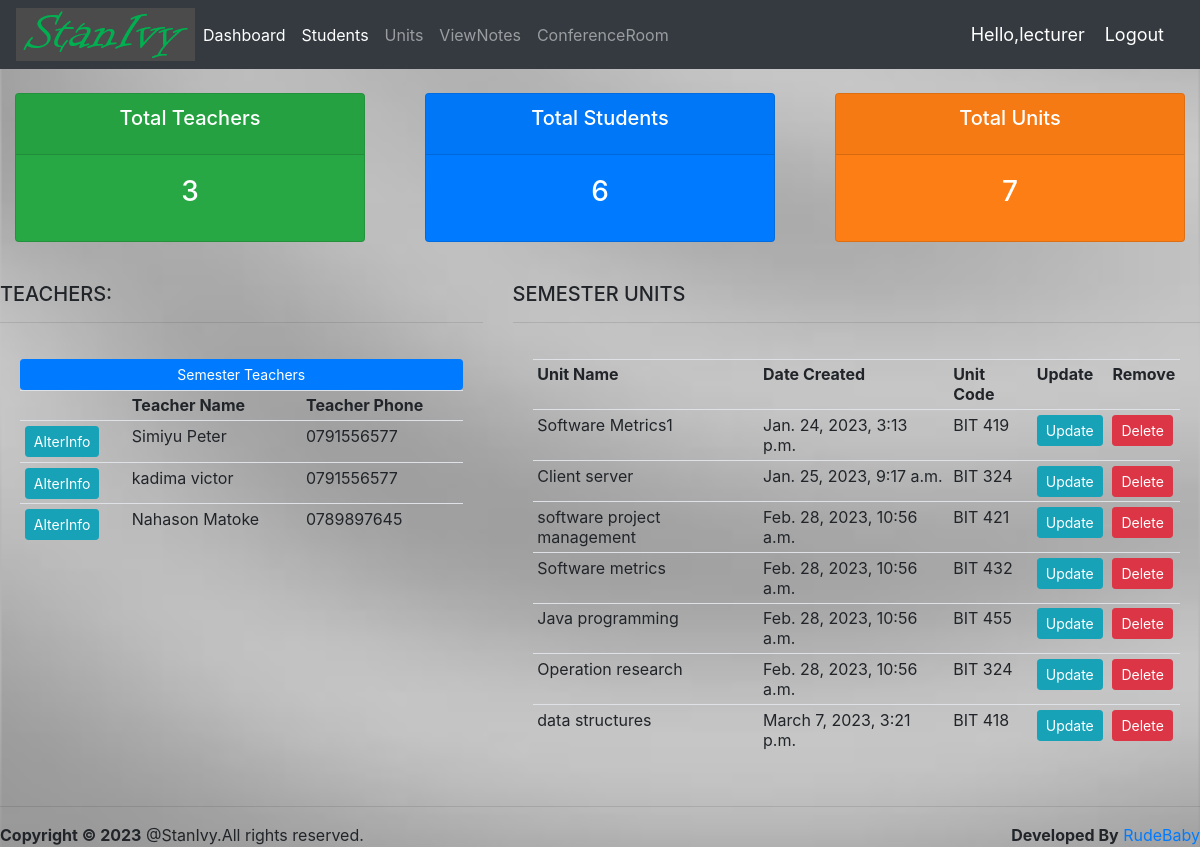
The app's page / (signed in) with its own data.
### events/models.py (models this page shows, shortened)
class teacher(models.Model):
    user = models.OneToOneField(User,null=True, blank=True, on_delete=models.CASCADE)
    name = models.CharField(max_length=200, null=True)
    phone = models.CharField(max_length=200, null=True)
    email = models.CharField(max_length=200, null=True)
    date_created = models.DateTimeField(auto_now_add=True, null=True)

class unit(models.Model):
    student = models.ForeignKey(student, null=True, on_delete=models.SET_NULL)
    teacher = models.ForeignKey(teacher, null=True, on_delete=models.SET_NULL)
    Book    = models.ForeignKey(Book,null=True,on_delete=models.SET_NULL)
    unitcode = models.CharField(max_length=200, null=True)
    unitname = models.CharField(max_length=200, null=True)
    date_created = models.DateTimeField(auto_now_add=True, null=True)

### events/decorators.py (the view)
    def wrapper_function(request, *args, **kwargs):
        group = None
        if request.user.groups.exists():
            group = request.user.groups.all()[0].name
            if group=='student':
                return redirect('students')
            if group=='teacher':
                return redirect('teacher/5')
            if group == 'admin':
                return view_func(request, *args, **kwargs)

### events/views.py (called while the page is built)
@login_required(login_url='login')
@admin_only
def home(request):
    students = student.objects.all()
    units = unit.objects.all()
    teachers = teacher.objects.all()
    total_teachers= teachers.count()
    total_units = units.count()
    total_students =students.count()
    context = {'units':units,'teachers':teachers,
               'total_units':total_units,
               'total_students':total_students,
               'total_teachers':total_teachers}
    return render(request,'events/dashboard.html',context)

### events/templates/events/dashboard.html
{% extends 'events/main.html'%}
{% load static %}
{% block content %}
{% include 'events/status.html'%}
<body style="background-image:url('{% static 'images/image5.jpg' %}');background-repeat:repeat;background-size:100;">
<br>
<div class ='row'>
    <div class="col-md-5">
        <h5>TEACHERS:</h5>
        <hr>
        <div class="'card card-body">
            <a class="btn btn-primary btn-sm btn-block"  href="">Semester Teachers</a>
            <table class="table table-sm">
                <tr>
                    <th></th>
                    <th>Teacher Name</th>
                    <th>Teacher Phone</th>
                </tr>
                {%for i in teachers %}
                   <tr>
                       <td><a class="btn btn-sm btn-info" href="{% url 'teacher' i.id %}">AlterInfo</a> </td>
                       <td>{{i.name}}</td>
                       <td>{{i.phone}}</td>
                   </tr>
                {% endfor%}
            </table>
        </div>
    </div>
     <div class="col-md-7">
        <h5>SEMESTER UNITS</h5>
        <hr>
        <div class="'card card-body">
            <table class="table table-sm">
                <tr>
                    <th>Unit Name</th>
                    <th>Date Created</th>
                    <th>Unit Code</th>
                    <th>Update</th>
                    <th>Remove</th>
                </tr>
                {%for i in units %}
                   <tr>
                       <td>{{i.unitname}}</td>
                       <td>{{i.date_created }}</td>
                       <td>{{i.unitcode}}</td>
                       <td><a class="btn btn-sm btn-info" href="{% url 'update_unit' i.id %}">Update</a> </td>
                       <td><a class="btn btn-sm btn-danger" href="{% url 'delete_unit' i.id %}">Delete</a> </td>
                   </tr>
                {% endfor%}
            </table>
        </div>
    </div>
</div>
{% endblock %}

### events/templates/events/main.html (shortened to what this page needs)
{% load static %}
<html>
<head>
	<link rel="stylesheet" href="https://cdn.jsdelivr.net/npm/bootstrap@4.3.1/dist/css/bootstrap.min.css">
<link rel="stylesheet" type="text/css" href="{% static '/css/main.css' %}">
</head>
<body>
	{% include 'events/navbar.html' %}
	{% block content %}
	{% endblock %}
	<hr>
	 <footer class="main-footer">
    <strong>Copyright &copy; <script>document.write(new Date().getFullYear())</script></strong> @StanIvy.All rights reserved.
		 <div class="float-right d-none d-sm-inline-block">
			 <b>Developed By</b> <a href="">RudeBaby</a>
		 </div>
  </footer>
</body>
</html>

### events/templates/events/navbar.html (shortened to what this page needs)
{% load static %}
<nav class="navbar navbar-expand-lg navbar-dark bg-dark">
    <img src="{% static 'images/class3.png' %}">
  <div class="collapse navbar-collapse" id="navbarNav">
    <ul class="navbar-nav">
        {% if request.user.is_staff %}
      <li class="nav-item active">
        <a class="nav-link" href="{% url 'home' %}">Dashboard</a>
      </li>
        {% endif %}
      <li class="nav-item active">
       <a class="nav-link" href="{% url 'students' %}">Students</a>
      </li>
         <li class="nav-item ">
       <a class="nav-link" href="{% url 'unit' %}">Units</a>
      </li>
        <li class="nav-item ">
       <a class="nav-link" href="{% url 'book_list' %}">ViewNotes</a>
      </li>
        <li class="nav-item ">
       <a class="nav-link" href="{% url 'chat' %} ">ConferenceRoom</a>
      </li>
      </ul>
  </div>
    <span class="hello-msg">Hello,{{request.user}}</span>
        <span ><a class="hello-msg" href="{% url 'logout' %}">Logout</a> </span>
</nav>

### events/templates/events/status.html
<br>
<div class="row">
    <div class="col">
    <div class="col-md">
        <div class="card text-center text-white mb-3" id="total-orders">
            <div class="card-header">
                <h5 class="card-title">Total Teachers</h5>
            </div>
            <div class="card-body">
                <h3 class="card-title">{{total_teachers}}</h3>
            </div>
        </div>
    </div>
</div>
<div class="col">
    <div class="col-md">
        <div class="card text-center text-white mb-3" id="orders-delivered">
            <div class="card-header">
                <h5 class="card-title">Total Students</h5>
            </div>
            <div class="card-body">
                <h3 class="card-title">{{total_students}}</h3>
            </div>
        </div>
    </div>
</div>
<div class="col">
    <div class="col-md">
               <div class="card text-center text-white mb-3" id="orders-pending">
            <div class="card-header">
                <h5 class="card-title">Total Units</h5>
            </div>
            <div class="card-body">
                <h3 class="card-title">{{total_units}}</h3>
            </div>
        </div>
    </div>
</div>
</div>

### static/css/main.css (style rules this page uses)
body { background-color:#ebeff5; }
#total-orders { background-color:#28a745; }
#orders-delivered { background-color:#007bff; }
#orders-pending { background-color:#fd7e14; }
body { background-image:url(admin.jpg); background-size:100%; }

### events/templates/events/navbar.html (style rules this page uses)
.hello-msg { font-size: 18px; color:#fff; margin-right: 20px }

### records on screen
teacher: name "Simiyu Peter", phone "0791556577"
teacher: name "kadima victor", phone "0791556577"
teacher: name "Nahason Matoke", phone "0789897645"
unit: unitname "Software Metrics1", date_created "Jan. 24, 2023, 3:13 p.m.", unitcode "BIT 419"
unit: unitname "Client server", date_created "Jan. 25, 2023, 9:17 a.m.", unitcode "BIT 324"
unit: unitname "software project management", date_created "Feb. 28, 2023, 10:56 a.m.", unitcode "BIT 421"
unit: unitname "Software metrics", date_created "Feb. 28, 2023, 10:56 a.m.", unitcode "BIT 432"
unit: unitname "Java programming", date_created "Feb. 28, 2023, 10:56 a.m.", unitcode "BIT 455"
unit: unitname "Operation research", date_created "Feb. 28, 2023, 10:56 a.m.", unitcode "BIT 324"
unit: unitname "data structures", date_created "March 7, 2023, 3:21 p.m.", unitcode "BIT 418"

### other values on screen
{{ request.user }} "lecturer"
{{ total_teachers }} "3"
{{ total_students }} "6"
{{ total_units }} "7"
